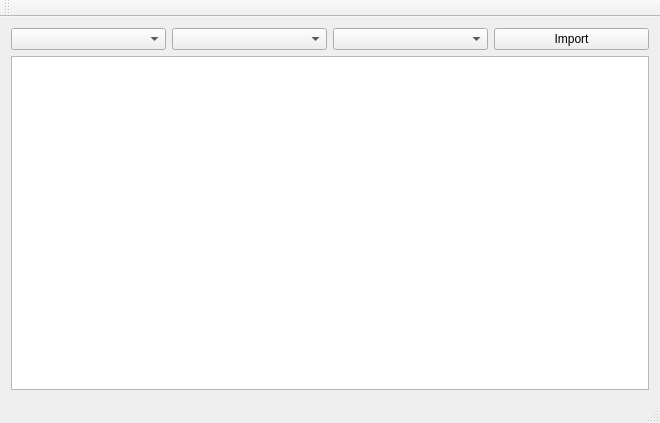
<?xml version="1.0" encoding="UTF-8"?>
<ui version="4.0">
 <class>MainWindow</class>
 <widget class="QMainWindow" name="MainWindow">
  <property name="geometry">
   <rect>
    <x>0</x>
    <y>0</y>
    <width>660</width>
    <height>423</height>
   </rect>
  </property>
  <property name="windowTitle">
   <string>MainWindow</string>
  </property>
  <widget class="QWidget" name="centralWidget">
   <layout class="QVBoxLayout" name="verticalLayout">
    <item>
     <layout class="QHBoxLayout" name="horizontalLayout">
      <item>
       <widget class="QComboBox" name="combo_dyework"/>
      </item>
      <item>
       <widget class="QComboBox" name="combo_clientname"/>
      </item>
      <item>
       <widget class="QComboBox" name="combo_specificationproducts"/>
      </item>
      <item>
       <widget class="QPushButton" name="btn_import">
        <property name="text">
         <string>Import</string>
        </property>
       </widget>
      </item>
     </layout>
    </item>
    <item>
     <widget class="QTableWidget" name="tableWidget"/>
    </item>
   </layout>
  </widget>
  <widget class="QMenuBar" name="menuBar">
   <property name="geometry">
    <rect>
     <x>0</x>
     <y>0</y>
     <width>660</width>
     <height>20</height>
    </rect>
   </property>
  </widget>
  <widget class="QToolBar" name="mainToolBar">
   <attribute name="toolBarArea">
    <enum>TopToolBarArea</enum>
   </attribute>
   <attribute name="toolBarBreak">
    <bool>false</bool>
   </attribute>
  </widget>
  <widget class="QStatusBar" name="statusBar"/>
 </widget>
 <layoutdefault spacing="6" margin="11"/>
 <resources/>
 <connections/>
</ui>
